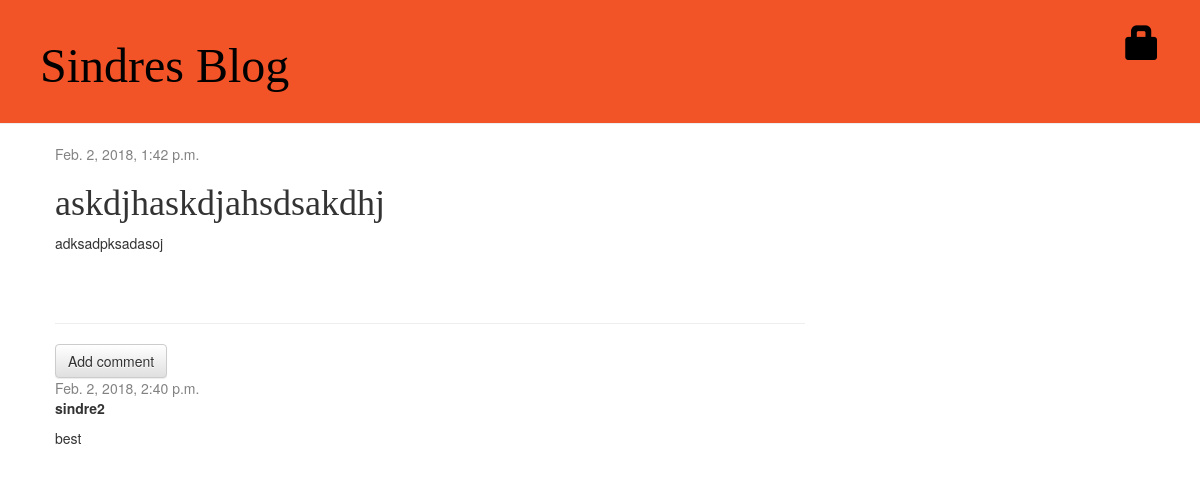
The page /post/13/ on the database its author committed.
### blog/models.py (models this page shows, shortened)
class Post(models.Model):
    author = models.ForeignKey('auth.User',on_delete=models.CASCADE)
    title = models.CharField(max_length=200)
    text = models.TextField()
    created_date = models.DateTimeField(
            default=timezone.now)
    published_date = models.DateTimeField(
            blank=True, null=True)

class Comment(models.Model):
    post = models.ForeignKey('blog.Post', related_name='comments')
    author = models.CharField(max_length=200)
    text = models.TextField()
    created_date = models.DateTimeField(default=timezone.now)
    approved_comment = models.BooleanField(default=False)

### blog/views.py (the view)
# urls.py: url(r'^post/(?P<pk>\d+)/$', views.post_detail, name='post_detail'),
def post_detail(request, pk):
    post = get_object_or_404(Post, pk=pk)
    return render(request, 'blog/post_detail.html', {'post': post})

### blog/templates/blog/post_detail.html (shortened to what this page needs)
{% extends 'partials/header.html' %}
{% block content %}
    <div class="post">
        {% if post.published_date %}
            <div class="date">
                {{ post.published_date }}
            </div>
        {% endif %}
        <h1>{{ post.title }}</h1>
        <p>{{ post.text|linebreaksbr }}</p>
    </div>
    <hr>
    <a class="btn btn-default" href="{% url 'add_comment_to_post' pk=post.pk %}">Add comment</a>
{% for comment in post.comments.all %}
    <div class="comment">
        <div class="date">{{ comment.created_date }}</div>
        <strong>{{ comment.author }}</strong>
        <p>{{ comment.text|linebreaks }}</p>
    </div>
{% empty %}
    <p>No comments here yet :(</p>
{% endfor %}
{% endblock %}

### blog/static/css/blog.css (style rules this page uses)
h1, h2, h3, h4 { font-family: 'Shrikhand', cursive; }
.date { color: #828282; }
.post { margin-bottom: 70px; }

### rows shown on the page
Post: published_date "Feb. 2, 2018, 1:42 p.m.", title "askdjhaskdjahsdsakdhj", text "adksadpksadasoj"
Comment: created_date "Feb. 2, 2018, 2:40 p.m.", author "sindre2", text "best"
